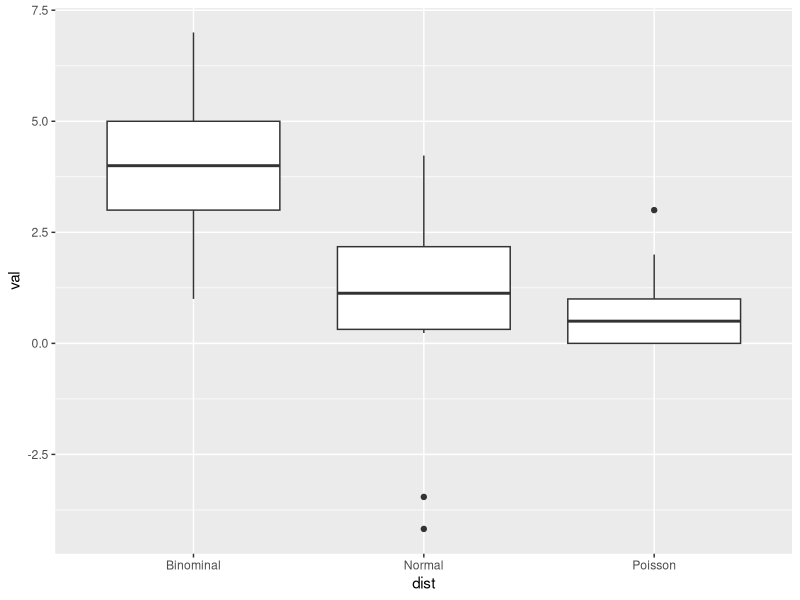
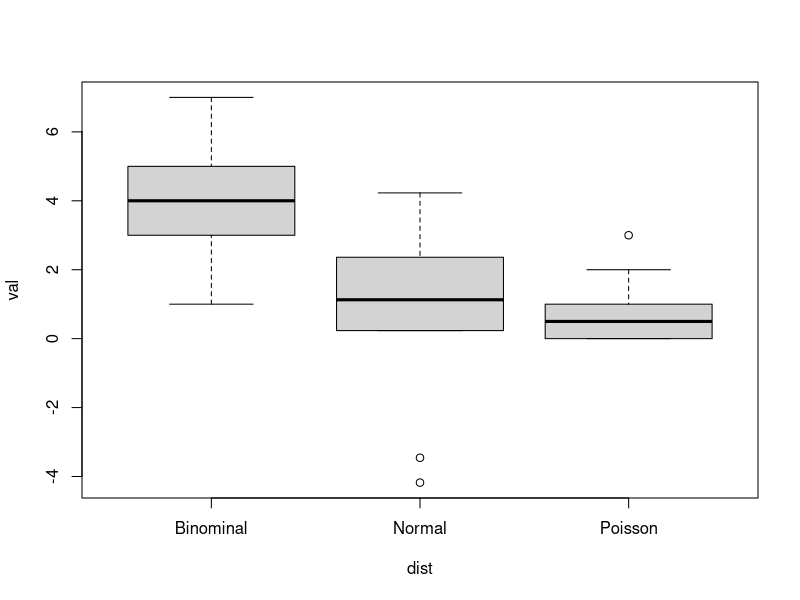

Here is the R script that generated these plots, in order:
########################################
# Boxplot for different size of data
########################################
library(ggplot2)

s1<-rnorm(n=10,mean=2,sd=2)  # Normal distribution
s2<-rbinom(n=50,size=10,prob=0.4)  # binomial distribution
s3<-rpois(n=30,lambda=1)     # poisson distribution with mean=1

dat<-data.frame(val=c(s1,s2,s3),dist=c(rep("Normal",length(s1)),
                                       rep("Binominal",length(s2)),
                                       rep("Poisson",length(s3))))

# boxplot
# using ggplot
ggplot(data=dat,aes(x=dist,y=val))+geom_boxplot()

# using boxplot 
boxplot(val~dist,data=dat)
